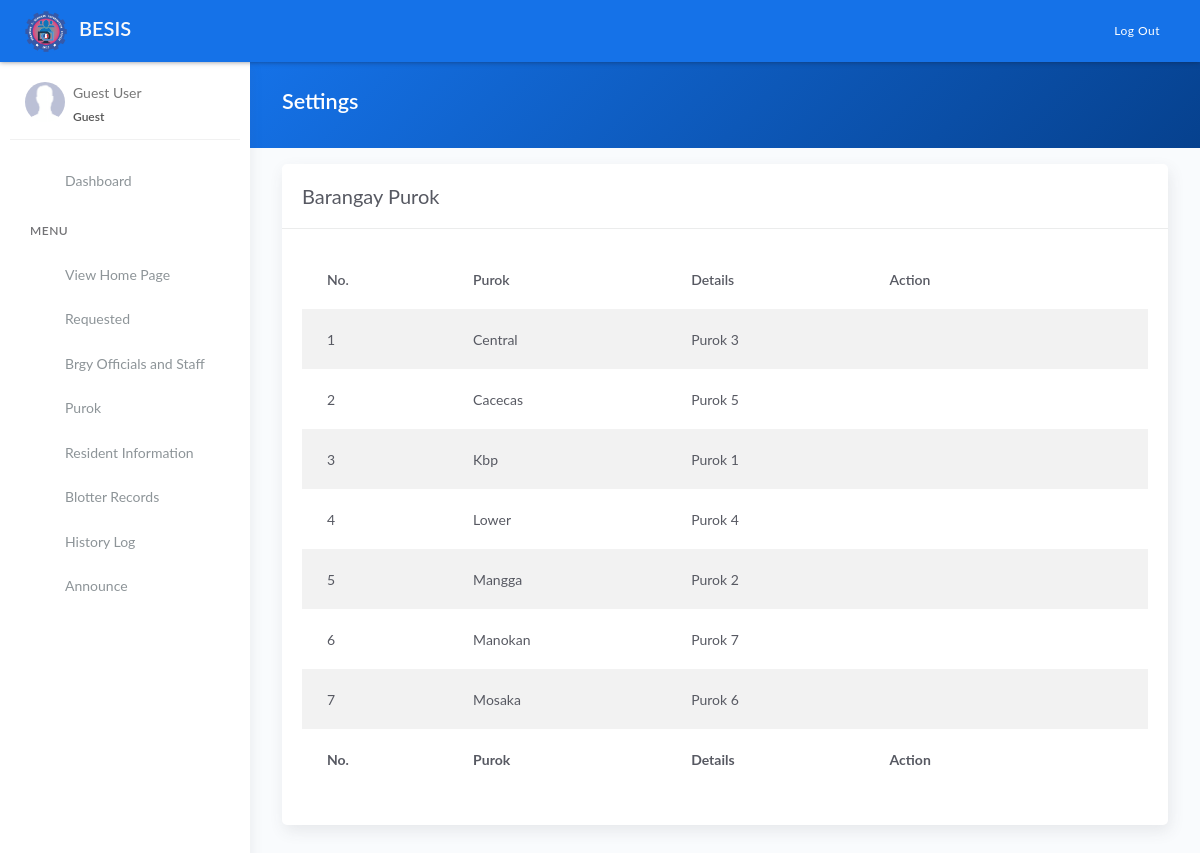
/purok.php, run on an earlier commit of the app's database.
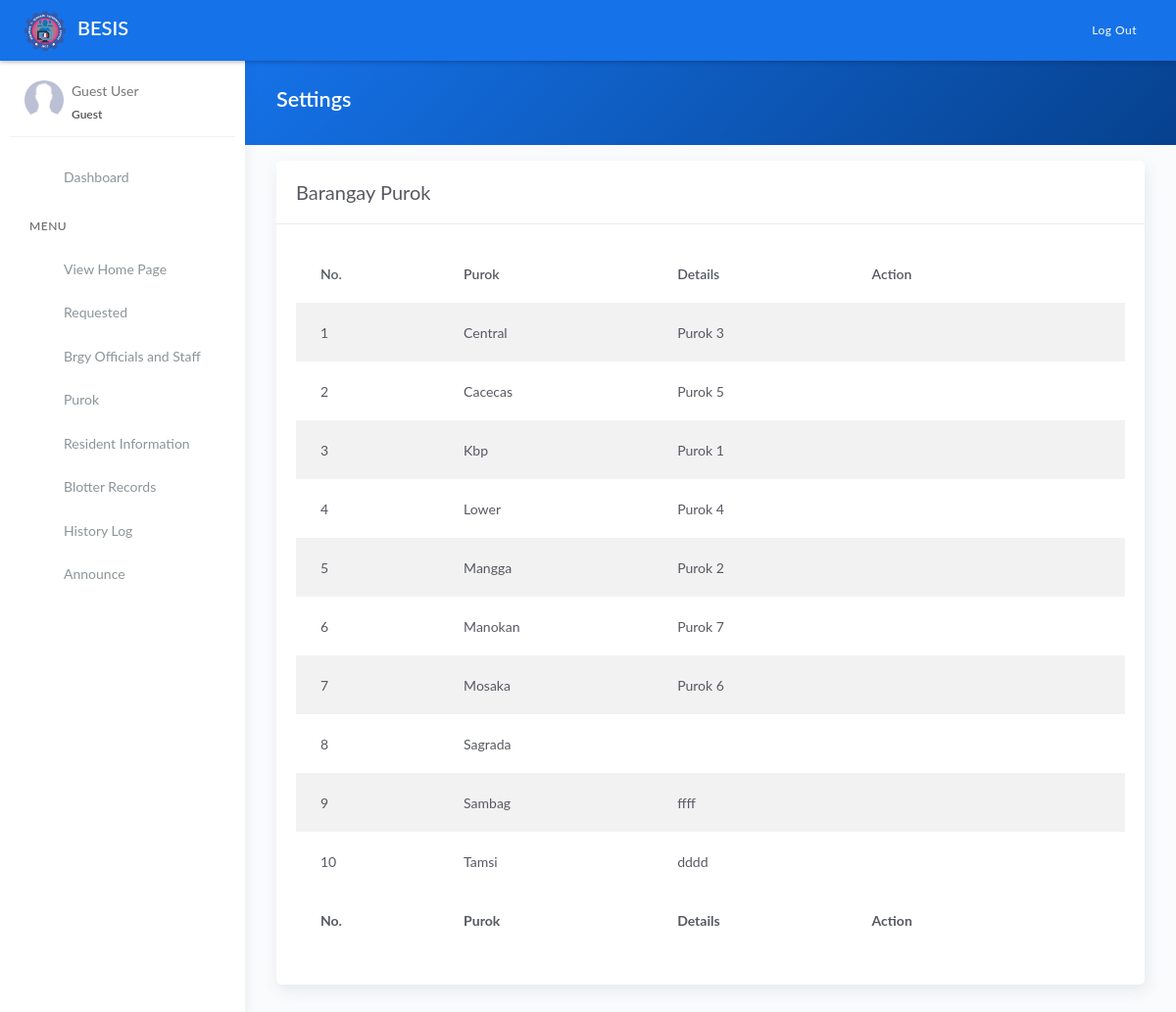
And on a later commit of the database.
### tables this page shows
CREATE TABLE `tblpurok` (
  `id` int(11) NOT NULL AUTO_INCREMENT,
  `name` varchar(255) DEFAULT NULL,
  `details` text,
  `status` int(11) NOT NULL,
  PRIMARY KEY (`id`)
);

### purok.php (the view, shortened to what this page needs)
<?php include 'server/server.php' ?>
<?php
    $query = "SELECT * FROM tblpurok ORDER BY `name`";
    $result = $conn->query($query);
    $purok = array();
	while($row = $result->fetch_assoc()){
		$purok[] = $row;
	}
?>
<!DOCTYPE html>
<html lang="en">
<head>
	<?php include 'templates/header.php' ?>
</head>
<body>
	<div class="wrapper">
		<?php include 'templates/main-header.php' ?>
		<?php include 'templates/sidebar.php' ?>
		<div class="main-panel">
			<div class="content">
				<div class="panel-header bg-primary-gradient">
					<div class="page-inner">
						<div class="d-flex align-items-left align-items-md-center flex-column flex-md-row">
							<div>
								<h2 class="text-white fw-bold">Settings</h2>
							</div>
						</div>
					</div>
				</div>
				<div class="page-inner">
					<div class="row mt--2">
						<div class="col-md-12">
                            <div class="card">
								<div class="card-header">
									<div class="card-head-row">
										<div class="card-title">Barangay Purok</div>
									</div>
								</div>
								<div class="card-body">
                                    <div class="table-responsive">
                                        <table class="table table-striped">
                                            <thead>
                                                <tr>
                                                    <th scope="col">No.</th>
                                                    <th scope="col">Purok</th>
                                                    <th scope="col">Details</th>
                                                    <th scope="col">Action</th>
                                                </tr>
                                            </thead>
                                            <tbody>
                                                <?php if(!empty($purok)): ?>
                                                    <?php $no=1; foreach($purok as $row): ?>
                                                    <tr>
                                                        <td><?= $no ?></td>
                                                        <td><?= $row['name'] ?></td>
                                                        <td><?= $row['details'] ?></td>
                                                        <td>
                                                            <div class="form-button-action">
                                                                <a type="button" href="#edit" data-toggle="modal" class="btn btn-link btn-primary" title="Edit Purok" onclick="editPurok(this)"
                                                                    data-name="<?= $row['name'] ?>" data-details="<?= $row['details'] ?>" data-id="<?= $row['id'] ?>">
                                                                </a>
                                                                <a type="button" data-toggle="tooltip" href="model/remove_purok.php?id=<?= $row['id'] ?>" onclick="return confirm('Are you sure you want to delete this purok?');" class="btn btn-link btn-danger" data-original-title="Remove">
                                                                </a>
                                                            </div>
                                                        </td>
                                                    </tr>
                                                    <?php $no++; endforeach ?>
                                                <?php else: ?>
                                                    <tr>
                                                        <td colspan="4" class="text-center">No Available Data</td>
                                                    </tr>
                                                <?php endif ?>
                                            </tbody>
                                            <tfoot>
                                                <tr>
                                                    <th scope="col">No.</th>
                                                    <th scope="col">Purok</th>
                                                    <th scope="col">Details</th>
                                                    <th scope="col">Action</th>
                                                </tr>
                                            </tfoot>
                                        </table>
                                    </div>
								</div>
							</div>
						</div>
					</div>
				</div>
			</div>
		</div>
	</div>
</body>
</html>

What changed in the data, as far as the page shows it:
added tblpurok: name "Sagrada"
added tblpurok: name "Sambag", details "ffff"
added tblpurok: name "Tamsi", details "dddd"
